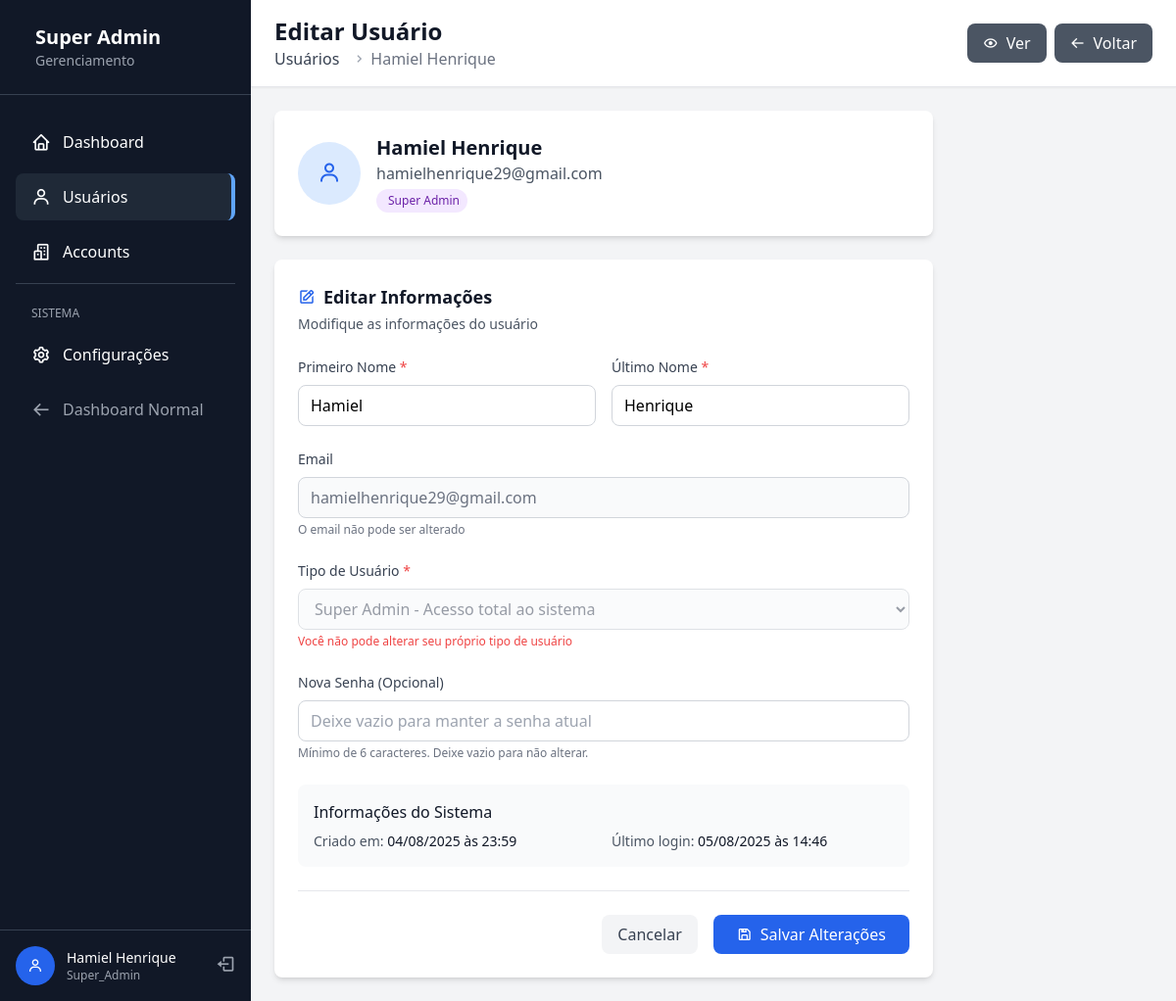
The app's page /super-admin/users/1/edit (signed in) with its own data.
### app/models/user.py (models this page shows, shortened)
class User(UserMixin, db.Model):
    __tablename__ = 'users'
    id = db.Column(db.Integer, primary_key=True)
    email = db.Column(db.String(120), unique=True, nullable=False, index=True)
    password_hash = db.Column(db.String(128), nullable=False)
    first_name = db.Column(db.String(50), nullable=False)
    last_name = db.Column(db.String(50), nullable=False)
    theme_preference = db.Column(db.String(10), default='light')
    role = db.Column(db.Enum(UserRole), nullable=False, default=UserRole.USER)
    account_id = db.Column(db.Integer, db.ForeignKey('accounts.id'), nullable=True)
    created_at = db.Column(db.DateTime, default=datetime.utcnow, nullable=False)
    updated_at = db.Column(db.DateTime, default=datetime.utcnow, onupdate=datetime.utcnow)
    last_login = db.Column(db.DateTime)
    def is_super_admin(self):
        return self.role == UserRole.SUPER_ADMIN
    def get_full_name(self):
        return f"{self.first_name} {self.last_name}".strip()

### app/frontend/routes/super_admin/users.py (the view, shortened to what this page needs)
@users_bp.route('/<int:user_id>/edit', methods=['GET', 'POST'])
@super_admin_required
def edit(user_id):
    user = User.query.get_or_404(user_id)
    return render_template('super_admin/users/edit.html', user=user)

### app/frontend/routes/super_admin/__init__.py (called while the page is built)
def super_admin_required(f):
    @wraps(f)
    @login_required
    def decorated_function(*args, **kwargs):
        if not current_user.is_authenticated:
            flash('Você precisa estar logado!', 'error')
            return redirect(url_for('auth.login'))
        if not current_user.is_super_admin():
            flash('Acesso negado! Área restrita para Super Admin.', 'error')
            return redirect(url_for('main.dashboard'))
        return f(*args, **kwargs)
    return decorated_function

### app/frontend/templates/super_admin/users/edit.html (shortened to what this page needs)
{% extends "super_admin/base.html" %}
{% block page_title %}Editar Usuário{% endblock %}
{% block breadcrumb %}
<nav class="flex" aria-label="Breadcrumb">
    <ol class="inline-flex items-center space-x-1 md:space-x-3">
        <li class="inline-flex items-center">
            <a href="{{ url_for('super_admin.users.index') }}" class="text-gray-700 hover:text-blue-600">
                Usuários
            </a>
        </li>
        <li>
            <div class="flex items-center">
                <i class='bx bx-chevron-right text-gray-400'></i>
                <span class="ml-1 text-gray-500">{{ user.get_full_name() }}</span>
            </div>
        </li>
    </ol>
</nav>
{% endblock %}
{% block header_actions %}
<div class="flex space-x-2">
    <a href="{{ url_for('super_admin.users.view', user_id=user.id) }}"
       class="bg-gray-600 hover:bg-gray-700 text-white px-4 py-2 rounded-lg flex items-center transition-colors">
        <i class='bx bx-show mr-2'></i>
        Ver
    </a>
    <a href="{{ url_for('super_admin.users.index') }}"
       class="bg-gray-600 hover:bg-gray-700 text-white px-4 py-2 rounded-lg flex items-center transition-colors">
        <i class='bx bx-arrow-back mr-2'></i>
        Voltar
    </a>
</div>
{% endblock %}
{% block content %}
<div class="max-w-2xl">
    <div class="bg-white rounded-lg shadow-md p-6 mb-6">
        <div class="flex items-center">
            <div class="h-16 w-16 bg-blue-100 rounded-full flex items-center justify-center mr-4">
                <i class='bx bx-user text-blue-600 text-2xl'></i>
            </div>
            <div>
                <h3 class="text-xl font-semibold text-gray-900">{{ user.get_full_name() }}</h3>
                <p class="text-gray-600">{{ user.email }}</p>
                <div class="flex items-center mt-1">
                    {% if user.role.value == 'super_admin' %}
                        <span class="px-2 py-1 bg-purple-100 text-purple-800 text-xs rounded-full">
                            Super Admin
                        </span>
                    {% elif user.role.value == 'administrador' %}
                        <span class="px-2 py-1 bg-orange-100 text-orange-800 text-xs rounded-full">
                            <i class='bx bx-crown mr-1'></i>Administrador
                        </span>
                    {% else %}
                        <span class="px-2 py-1 bg-gray-100 text-gray-800 text-xs rounded-full">
                            <i class='bx bx-user mr-1'></i>Usuário
                        </span>
                    {% endif %}
                </div>
            </div>
        </div>
    </div>
    <div class="bg-white rounded-lg shadow-md p-6">
        <div class="mb-6">
            <h3 class="text-lg font-semibold text-gray-900 flex items-center">
                <i class='bx bx-edit text-blue-600 mr-2'></i>
                Editar Informações
            </h3>
            <p class="text-sm text-gray-600 mt-1">Modifique as informações do usuário</p>
        </div>
        <form method="POST" class="space-y-6">
            <div class="grid grid-cols-1 md:grid-cols-2 gap-4">
                <div>
                    <label class="block text-sm font-medium text-gray-700 mb-2">
                        Primeiro Nome <span class="text-red-500">*</span>
                    </label>
                    <input type="text"
                           name="first_name"
                           value="{{ user.first_name }}"
                           required
                           class="w-full px-3 py-2 border border-gray-300 rounded-lg focus:outline-none focus:ring-2 focus:ring-blue-500 focus:border-transparent">
                </div>
                <div>
                    <label class="block text-sm font-medium text-gray-700 mb-2">
                        Último Nome <span class="text-red-500">*</span>
                    </label>
                    <input type="text"
                           name="last_name"
                           value="{{ user.last_name }}"
                           required
                           class="w-full px-3 py-2 border border-gray-300 rounded-lg focus:outline-none focus:ring-2 focus:ring-blue-500 focus:border-transparent">
                </div>
            </div>
            <div>
                <label class="block text-sm font-medium text-gray-700 mb-2">
                    Email
                </label>
                <input type="email"
                       value="{{ user.email }}"
                       readonly
                       class="w-full px-3 py-2 border border-gray-300 rounded-lg bg-gray-50 text-gray-500 cursor-not-allowed">
                <p class="text-xs text-gray-500 mt-1">O email não pode ser alterado</p>
            </div>
            <div>
                <label class="block text-sm font-medium text-gray-700 mb-2">
                    Tipo de Usuário <span class="text-red-500">*</span>
                </label>
                <select name="role"
                        required
                        {% if user.id == current_user.id %}disabled{% endif %}
                        class="w-full px-3 py-2 border border-gray-300 rounded-lg focus:outline-none focus:ring-2 focus:ring-blue-500 focus:border-transparent
                        {% if user.id == current_user.id %}bg-gray-50 text-gray-500 cursor-not-allowed{% endif %}">
                    <option value="super_admin" {% if user.role.value == 'super_admin' %}selected{% endif %}>
                        Super Admin - Acesso total ao sistema
                    </option>
                </select>
                {% if user.id == current_user.id %}
                    <p class="text-xs text-red-500 mt-1">Você não pode alterar seu próprio tipo de usuário</p>
                {% endif %}
            </div>
            <div>
                <label class="block text-sm font-medium text-gray-700 mb-2">
                    Nova Senha (Opcional)
                </label>
                <input type="password"
                       name="new_password"
                       placeholder="Deixe vazio para manter a senha atual"
                       minlength="6"
                       class="w-full px-3 py-2 border border-gray-300 rounded-lg focus:outline-none focus:ring-2 focus:ring-blue-500 focus:border-transparent">
                <p class="text-xs text-gray-500 mt-1">Mínimo de 6 caracteres. Deixe vazio para não alterar.</p>
            </div>
            <div class="bg-gray-50 rounded-lg p-4">
                <h4 class="font-medium text-gray-900 mb-2">Informações do Sistema</h4>
                <div class="grid grid-cols-2 gap-4 text-sm">
                    <div>
                        <span class="text-gray-600">Criado em:</span>
                        <span class="text-gray-900">
                            {% if user.created_at %}
                                {{ user.created_at.strftime('%d/%m/%Y às %H:%M') }}
                            {% else %}
                                —
                            {% endif %}
                        </span>
                    </div>
                    <div>
                        <span class="text-gray-600">Último login:</span>
                        <span class="text-gray-900">
                            {% if user.last_login %}
                                {{ user.last_login.strftime('%d/%m/%Y às %H:%M') }}
                            {% else %}
                                Nunca
                            {% endif %}
                        </span>
                    </div>
                </div>
            </div>
            <div class="flex items-center justify-end space-x-4 pt-6 border-t border-gray-200">
                <a href="{{ url_for('super_admin.users.index') }}"
                   class="px-4 py-2 text-gray-700 bg-gray-100 hover:bg-gray-200 rounded-lg transition-colors">
                    Cancelar
                </a>
                <button type="submit"
                        class="px-6 py-2 bg-blue-600 hover:bg-blue-700 text-white rounded-lg transition-colors flex items-center">
                    <i class='bx bx-save mr-2'></i>
                    Salvar Alterações
                </button>
            </div>
        </form>
    </div>
</div>
{% endblock %}

### app/frontend/templates/super_admin/base.html (shortened to what this page needs)
<!DOCTYPE html>
<html lang="pt-BR">
<head>
    <link href="{{ url_for('static', filename='css/style.css') }}" rel="stylesheet">
    <link href='https://unpkg.com/boxicons@2.1.4/css/boxicons.min.css' rel='stylesheet'>
</head>
<body class="bg-gray-100">
    <div class="flex h-screen">
        <div class="w-64 bg-gray-900 text-white flex flex-col">
            <div class="p-6 border-b border-gray-700">
                <div class="flex items-center">
                    <div>
                        <h1 class="text-xl font-bold">Super Admin</h1>
                        <p class="text-sm text-gray-400">Gerenciamento</p>
                    </div>
                </div>
            </div>
            <nav class="flex-1 py-6">
                <ul class="space-y-2 px-4">
                    <li>
                        <a href="{{ url_for('super_admin.dashboard') }}"
                           class="flex items-center py-3 px-4 rounded-lg hover:bg-gray-800 transition-colors
                           {% if request.endpoint == 'super_admin.dashboard' %}bg-gray-800 border-r-4 border-blue-400{% endif %}">
                            <i class='bx bx-home text-xl mr-3'></i>
                            <span>Dashboard</span>
                        </a>
                    </li>
                    <li>
                        <a href="{{ url_for('super_admin.users.index') }}"
                           class="flex items-center py-3 px-4 rounded-lg hover:bg-gray-800 transition-colors
                           {% if 'users' in request.endpoint %}bg-gray-800 border-r-4 border-blue-400{% endif %}">
                            <i class='bx bx-user text-xl mr-3'></i>
                            <span>Usuários</span>
                        </a>
                    </li>
                    <li>
                        <a href="{{ url_for('super_admin.accounts.index') }}"
                           class="flex items-center py-3 px-4 rounded-lg hover:bg-gray-800 transition-colors
                           {% if 'accounts' in request.endpoint %}bg-gray-800 border-r-4 border-blue-400{% endif %}">
                            <i class='bx bx-buildings text-xl mr-3'></i>
                            <span>Accounts</span>
                        </a>
                    </li>
                    <li class="border-t border-gray-700 pt-4 mt-4">
                        <span class="text-xs text-gray-400 px-4">SISTEMA</span>
                    </li>
                    <li>
                        <a href="#" class="flex items-center py-3 px-4 rounded-lg hover:bg-gray-800 transition-colors">
                            <i class='bx bx-cog text-xl mr-3'></i>
                            <span>Configurações</span>
                        </a>
                    </li>
                    <li>
                        <a href="{{ url_for('main.dashboard') }}"
                           class="flex items-center py-3 px-4 rounded-lg hover:bg-gray-800 transition-colors text-gray-400">
                            <i class='bx bx-arrow-back text-xl mr-3'></i>
                            <span>Dashboard Normal</span>
                        </a>
                    </li>
                </ul>
            </nav>
            <div class="p-4 border-t border-gray-700">
                <div class="flex items-center">
                    <div class="h-10 w-10 bg-blue-600 rounded-full flex items-center justify-center mr-3">
                        <i class='bx bx-user text-white'></i>
                    </div>
                    <div class="flex-1">
                        <p class="text-sm font-medium">{{ current_user.get_full_name() }}</p>
                        <p class="text-xs text-gray-400">{{ current_user.role.value.title() }}</p>
                    </div>
                    <a href="{{ url_for('auth.logout') }}" class="text-gray-400 hover:text-white">
                        <i class='bx bx-log-out text-xl'></i>
                    </a>
                </div>
            </div>
        </div>
        <div class="flex-1 flex flex-col overflow-hidden">
            <header class="bg-white shadow-sm border-b">
                <div class="flex items-center justify-between px-6 py-4">
                    <div>
                        <h2 class="text-2xl font-bold text-gray-900">
                            {% block page_title %}Super Admin{% endblock %}
                        </h2>
                        {% block breadcrumb %}{% endblock %}
                    </div>
                    <div class="flex items-center space-x-4">
                        {% block header_actions %}{% endblock %}
                    </div>
                </div>
            </header>
            <main class="flex-1 overflow-auto p-6">
                {% block content %}{% endblock %}
            </main>
        </div>
    </div>
</body>
</html>

### records on screen
User: get_full_name "Hamiel Henrique", role.value "Super_Admin", email "hamielhenrique29@gmail.com", first_name "Hamiel", last_name "Henrique", role "Super Admin - Acesso total ao sistema", created_at "04/08/2025 às 23:59", last_login "05/08/2025 às 14:46"
